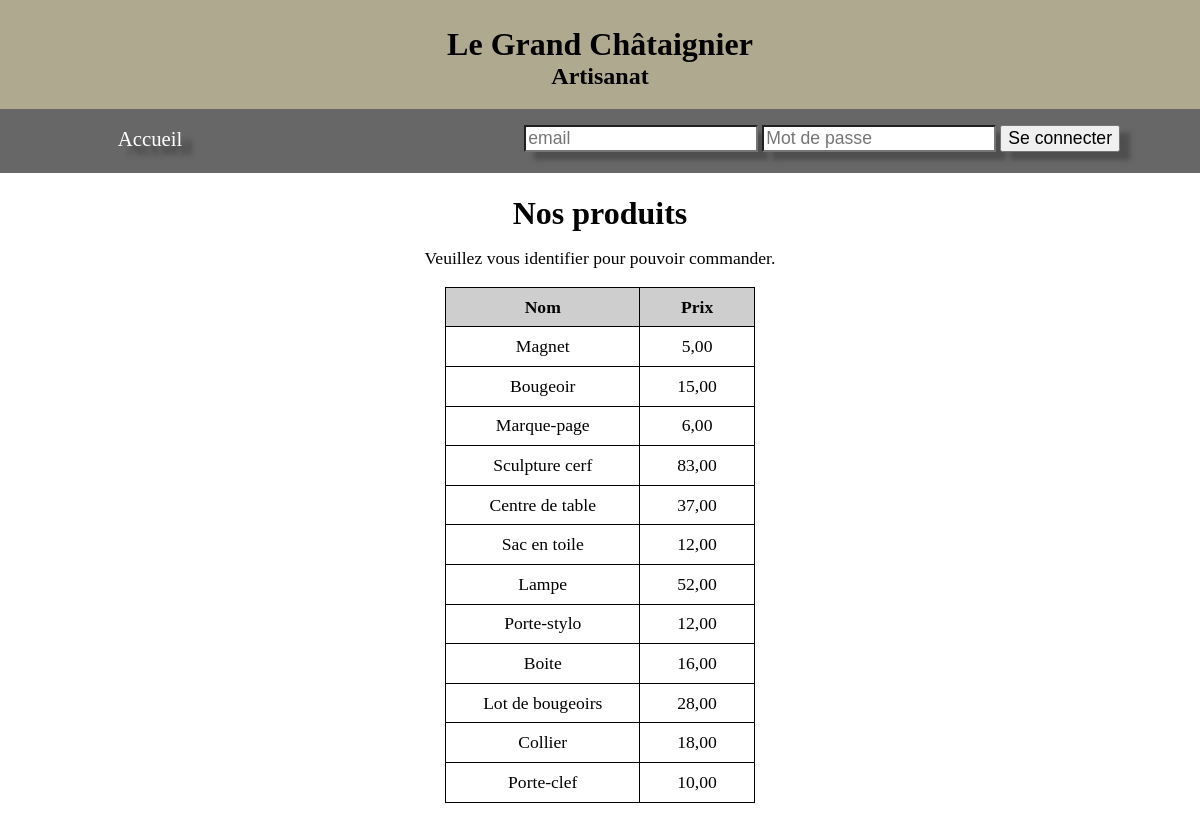
The page / on the database its author committed.
### tables this page shows
CREATE TABLE `produit` (
  `id_produit` int(11) NOT NULL,
  `name` varchar(30) NOT NULL,
  `price` decimal(15,0) NOT NULL
);

### models/Produit.php (called while the page is built, shortened)
<?php
class Produit extends Connection
{
    public function read()
    {
        $db = Connection::getConnect();
        $sql = $db->prepare("SELECT * FROM produit");
        $sql->execute();
        return $sql->fetchAll(PDO::FETCH_ASSOC);
    }
}

### controllers/ProduitCTRL.php (called while the page is built)
<?php
require_once $_SERVER['DOCUMENT_ROOT'] . "/ecf1/models/Produit.php";
class ProduitController
{
    public function afficher()
    {
        $produit = new Produit();
        return $produit->read();
    }
}

### index.php (the view, shortened to what this page needs)
<?php
require_once $_SERVER['DOCUMENT_ROOT'] . "/ecf1/controllers/ProduitCTRL.php";
$produit = new ProduitController();
?>
<body>
    <nav>
        <div class="accueil">
            <a href="index.php">Accueil</a>
        </div>
        <div class="form">
            <form action="" method="POST">
                <input type="email" id="email" name="email" placeholder="email" required>
                <input type="password" id="password" name="password" placeholder="Mot de passe" required>
                <button type="submit">Se connecter</button>
            </form>
        </div>
    </nav>
    <main>
        <div class="titreProduits">
            <h1>Nos produits</h1>
            <p>Veuillez vous identifier pour pouvoir commander.</p>
        </div>
        <div class='tabProduits'>
            <table>
                <tr>
                    <th>Nom</th>
                    <th>Prix</th>
                </tr>
                <?php
                foreach ($produit->afficher() as $value) {
                    echo "
                    <tr>
                        <td>" . $value['name'] . "</td>
                        <td>" . number_format($value['price'], 2, ',', '') . "</td>
                    </tr>";
                }
                echo "</table>
        </div>
    </main>
</body>";

### css/style.css (style rules this page uses)
* { margin: 0; }
.bandeau { background-color: rgb(174, 169, 143); text-align: center; height: 5em; padding: 0.5em 0 1.3em 0; }
.bandeau .logo { text-align: left; }
nav { display: grid; grid-template-columns: 1fr 3fr; height: 3em; background-color: rgb(104, 103, 103); padding-top: 1em; }
nav .accueil { text-align: center; font-size: 1.3em; padding-top: 0.1em; }
.accueil a { text-decoration: none; color: white; text-shadow: 10px 8px 5px rgb(51, 51, 51); }
nav .form { text-align: right; padding-right: 5em; display: inline; }
nav .form label, nav .form input, nav .form button { font-size: 1.1em; box-shadow: 10px 8px 5px rgb(78, 78, 78); }
main .titreProduits h1 { text-align: center; padding-top: 0.7em; padding-bottom: 0.5em; }
main .titreProduits p { text-align: center; font-size: 1.1em; padding-bottom: 1em; }
main table { border-collapse: collapse; width: 70%; display: flex; justify-content: center; margin: auto; text-align: center; font-size: 1.1em; padding-bottom: 5%; }
main .tabProduits th, main .tabProduits td { padding: 0.5em 2.1em; border: solid 1px black; }
main .tabProduits th { background-color: rgb(207, 206, 206); }

### rows shown on the page
produit: name "Magnet", price "5,00"
produit: name "Bougeoir", price "15,00"
produit: name "Marque-page", price "6,00"
produit: name "Sculpture cerf", price "83,00"
produit: name "Centre de table", price "37,00"
produit: name "Sac en toile", price "12,00"
produit: name "Lampe", price "52,00"
produit: name "Porte-stylo", price "12,00"
produit: name "Boite", price "16,00"
produit: name "Lot de bougeoirs", price "28,00"
produit: name "Collier", price "18,00"
produit: name "Porte-clef", price "10,00"
